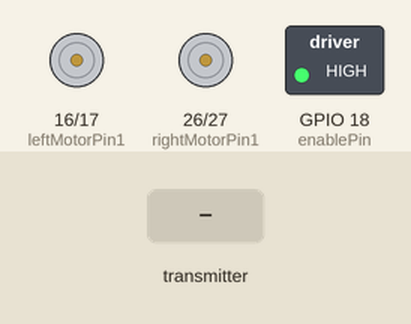
A sketch run on a simulated ESP32. On the bench: motor-driver pin pairs drawn as motors (green arrow = first pin HIGH = forward, orange = second pin HIGH = backward, longer = more drive, scaled by the enable pin), switched loads named in the sketch (green lamp = pin HIGH). The inputs (shaded band) are chosen by the test bench. What the sketch prints to the serial monitor is not drawn.

Above: at 1.2 s.
1.3 s: the transmitter starts sending xAxisValue = 0
At 2.5 s:
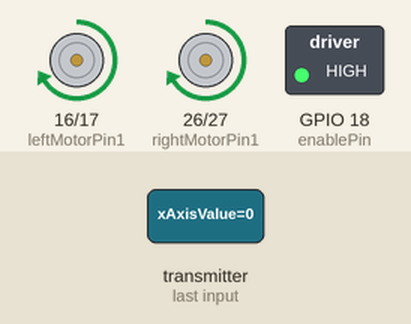
2.8 s: the transmitter starts sending yAxisValue = 128
At 3.7 s:
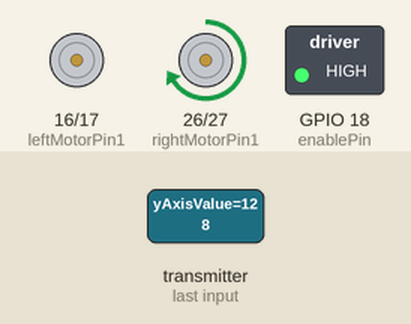
4.3 s: the transmitter starts sending xAxisValue = 64
At 4.9 s:
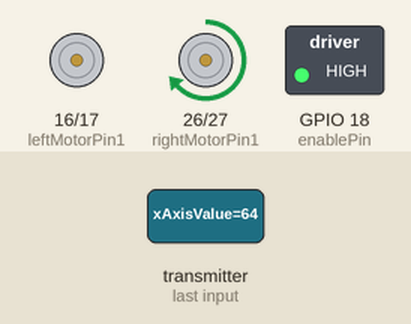
5.8 s: the transmitter starts sending yAxisValue = 255
At 7.0 s:
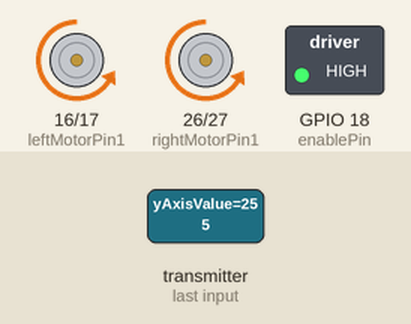
7.3 s: the transmitter starts sending yAxisValue = 0
At 8.4 s:
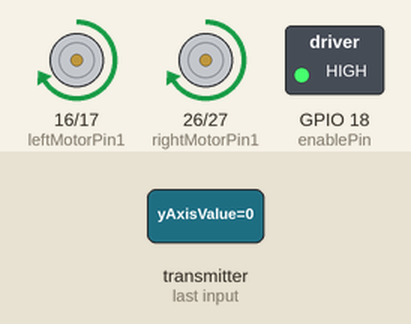
Timing chart, 0 to 9.8 s (numbered marks = the images above; inputs shaded):
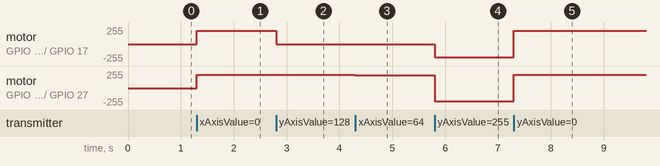

Measured:
- after the input at 1.3 s, motor on GPIO 16 (leftMotorPin1) / GPIO 17 (leftMotorPin2), motor on GPIO 26 (rightMotorPin1) / GPIO 27 (rightMotorPin2): stopped → forward 199/255 at once
- after the input at 2.8 s, motor on GPIO 16 (leftMotorPin1) / GPIO 17 (leftMotorPin2): forward 199/255 → stopped at once
- after the input at 4.3 s, motor on GPIO 26 (rightMotorPin1) / GPIO 27 (rightMotorPin2): forward 199/255 → forward 190/255 at once
- after the input at 5.8 s, motor on GPIO 16 (leftMotorPin1) / GPIO 17 (leftMotorPin2): stopped → backward 199/255 at once; motor on GPIO 26 (rightMotorPin1) / GPIO 27 (rightMotorPin2): forward 190/255 → backward 199/255 at once
- after the input at 7.3 s, motor on GPIO 16 (leftMotorPin1) / GPIO 17 (leftMotorPin2), motor on GPIO 26 (rightMotorPin1) / GPIO 27 (rightMotorPin2): backward 199/255 → forward 199/255 at once

The sketch:

receiver_common.ino
```cpp
#include <esp_now.h>
#include <WiFi.h>
#include <Wire.h>
#include <LiquidCrystal_I2C.h>

#define DEBUG 0
#define MAX_MOTOR_SPEED 200
#define SIGNAL_TIMEOUT 1000  // This is signal timeout in milli seconds. We will reset the data if no signal

// Using GPIO 21 for SDA, using GPIO 22 for SCL
LiquidCrystal_I2C lcd(0x27, 16, 2);

const int enablePin = 18;

//Left motor
const int enableLeftMotor  = 15;
const int leftMotorPin1    = 16;
const int leftMotorPin2    = 17;

//Right motor
const int enableRightMotor = 25;
const int rightMotorPin1   = 26;
const int rightMotorPin2   = 27;

const int PWMFreq                   = 1000; /* 1 KHz */
const int PWMResolution             = 8;
const int leftMotorPWMSpeedChannel  = 0;
const int rightMotorPWMSpeedChannel = 1;

volatile unsigned long lastRecvTime = 0;

struct PacketData
{
  byte xAxisValue;
  byte yAxisValue;
};
PacketData receiverData;

void rotateMotor(int leftMotorSpeed, int rightMotorSpeed)
{
  if (leftMotorSpeed < 0)
  {
    digitalWrite(leftMotorPin1,LOW);
    digitalWrite(leftMotorPin2,HIGH);
  }
  else if (leftMotorSpeed > 0)
  {
    digitalWrite(leftMotorPin1,HIGH);
    digitalWrite(leftMotorPin2,LOW);
  }
  else
  {
    digitalWrite(leftMotorPin1,LOW);
    digitalWrite(leftMotorPin2,LOW);
  }

  if (rightMotorSpeed < 0)
  {
    digitalWrite(rightMotorPin1,LOW);
    digitalWrite(rightMotorPin2,HIGH);
  }
  else if (rightMotorSpeed > 0)
  {
    digitalWrite(rightMotorPin1,HIGH);
    digitalWrite(rightMotorPin2,LOW);
  }
  else
  {
    digitalWrite(rightMotorPin1,LOW);
    digitalWrite(rightMotorPin2,LOW);
  }

  ledcWrite(leftMotorPWMSpeedChannel, abs(leftMotorSpeed));
  ledcWrite(rightMotorPWMSpeedChannel, abs(rightMotorSpeed));
}

void setUpPinModes()
{
  pinMode(enablePin,OUTPUT);

  pinMode(enableLeftMotor,OUTPUT);
  pinMode(leftMotorPin1,OUTPUT);
  pinMode(leftMotorPin2,OUTPUT);

  pinMode(enableRightMotor,OUTPUT);
  pinMode(rightMotorPin1,OUTPUT);
  pinMode(rightMotorPin2,OUTPUT);

  //Set up PWM for motor speed
  ledcSetup(leftMotorPWMSpeedChannel, PWMFreq, PWMResolution);
  ledcSetup(rightMotorPWMSpeedChannel, PWMFreq, PWMResolution);
  ledcAttachPin(enableLeftMotor, leftMotorPWMSpeedChannel);
  ledcAttachPin(enableRightMotor, rightMotorPWMSpeedChannel);

  rotateMotor(0, 0);
}

void showMAC()
{
  lcd.init();                      // initialize the lcd
  lcd.backlight();
  lcd.home();
  String mac(WiFi.macAddress());
  mac.replace(":", "");
  lcd.print(mac);
}

// callback function that will be executed when data is received
void OnDataRecv(const uint8_t * mac, const uint8_t *incomingData, int len)
{
  if (len == 0)
  {
    return;
  }
  memcpy(&receiverData, incomingData, sizeof(receiverData));

#if DEBUG
  String inputData ;
  inputData = inputData + "values " + receiverData.xAxisValue + "  " + receiverData.yAxisValue;
  Serial.println(inputData);
#endif

  if (receiverData.yAxisValue <= 75)       //Move car Forward
  {
    rotateMotor(MAX_MOTOR_SPEED, MAX_MOTOR_SPEED);
  }
  else if (receiverData.yAxisValue >= 175)       //Move car Forward
  {
    rotateMotor(-MAX_MOTOR_SPEED, -MAX_MOTOR_SPEED);
  }
  else if (receiverData.xAxisValue >= 175)  //Move car Right
  {
    int leftMotorSpeed = constrain(receiverData.xAxisValue, 0, MAX_MOTOR_SPEED);
    rotateMotor(leftMotorSpeed, 0);
  }
  else if (receiverData.xAxisValue <= 75)   //Move car Left
  {
    int rightMotorSpeed = constrain(255 - receiverData.xAxisValue, 0, MAX_MOTOR_SPEED);
    rotateMotor(0, rightMotorSpeed);
  }
  else                                      //Stop the car
  {
    rotateMotor(0, 0);
  }

  lastRecvTime = millis();
}

void setup()
{
  Serial.begin(9600);
  setUpPinModes();

  WiFi.mode(WIFI_MODE_STA);

  // Init ESP-NOW
  if (esp_now_init() != ESP_OK)
  {
    Serial.println("Error initializing ESP-NOW");
    return;
  }
  else
  {
    Serial.println("Initializing ESP-NOW successfully");
  }

  digitalWrite(enablePin,HIGH);

  esp_now_register_recv_cb(OnDataRecv);
}

void loop()
{
  //Check Signal lost.
  unsigned long now = millis();
  if (now - lastRecvTime > SIGNAL_TIMEOUT)
  {
    rotateMotor(0, 0);
  }
}
```
